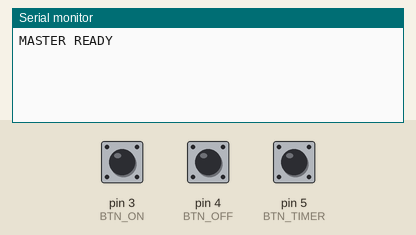
Recording of a sketch running on a simulated Arduino Uno, built with avr-gcc and run on an emulated ATmega328P. On the bench: the last lines printed to the serial monitor. The inputs (shaded band) are chosen by the test bench; at power-on: pin 3 (BTN_ON) HIGH, pin 4 (BTN_OFF) HIGH, pin 5 (BTN_TIMER) HIGH. No radio packets arrive unless stated.

Above: at 1.2 s.
1.3 s: pin 3 (BTN_ON) pulled LOW for 0.15 s
At 2.2 s:
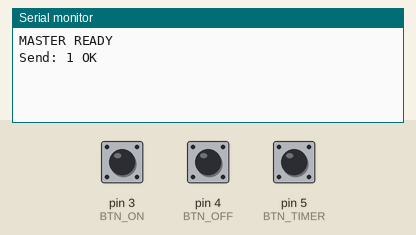
2.9 s: pin 4 (BTN_OFF) pulled LOW for 0.15 s
At 3.4 s:
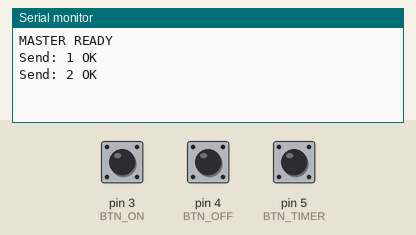
4.5 s: pin 5 (BTN_TIMER) pulled LOW for 0.15 s
At 5.8 s:
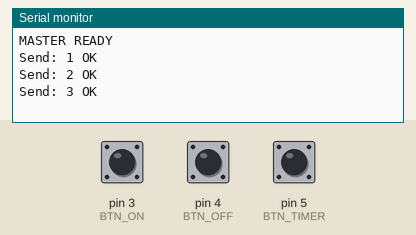

The sketch:

master.ino
```cpp
#include <Arduino.h>
#include <SPI.h>
#include <nRF24L01.h>
#include <RF24.h>

#define BTN_ON    3
#define BTN_OFF   4
#define BTN_TIMER 5

RF24 radio(9, 10);

// ✅ Address
const uint64_t address = 0xE6E6E6E6E6E6;

int32_t sendData = 0;

// ✅ UART BUFFER
char rxBuf[20];
byte index = 0;

void setup() {
  Serial.begin(115200);

  pinMode(BTN_ON, INPUT_PULLUP);
  pinMode(BTN_OFF, INPUT_PULLUP);
  pinMode(BTN_TIMER, INPUT_PULLUP);

  radio.begin();
  radio.setChannel(108);
  radio.setDataRate(RF24_250KBPS);
  radio.setPALevel(RF24_PA_HIGH);
  radio.setRetries(5, 15);

  radio.openWritingPipe(address);
  radio.stopListening();

  Serial.println("MASTER READY");
}

void loop() {

  // ✅ BUTTON CONTROL
  if (digitalRead(BTN_ON) == LOW) {
    sendData = 1;
    sendCommand();
    delay(300);
  }

  if (digitalRead(BTN_OFF) == LOW) {
    sendData = 2;
    sendCommand();
    delay(300);
  }

  if (digitalRead(BTN_TIMER) == LOW) {
    sendData = 3;
    sendCommand();
    delay(300);
  }

  // ✅ UART CONTROL
  readSerialCommand();
}

// ================= UART PARSER =================
void readSerialCommand()
{
  while (Serial.available()) {

    char c = Serial.read();

    // Store char
    if (index < sizeof(rxBuf) - 1) {
      rxBuf[index++] = c;
      rxBuf[index] = '\0';
    }

    // ✅ COMMAND DETECTION
    if (strstr(rxBuf, "|C|6|")) {        // ON
      sendData = 1;
      sendCommand();
      clearBuffer();
    }

    else if (strstr(rxBuf, "|C|5|")) {   // OFF
      sendData = 2;
      sendCommand();
      clearBuffer();
    }

    else if (strstr(rxBuf, "|C|4|")) {   // TIMER (ignore extra like 12)
      sendData = 3;
      sendCommand();
      clearBuffer();
    }

    // ✅ Prevent overflow
    if (index >= sizeof(rxBuf) - 1) {
      clearBuffer();
    }
  }
}

void clearBuffer() {
  index = 0;
  rxBuf[0] = '\0';
}

// ================= SEND =================
void sendCommand() {

  bool ok = radio.write(&sendData, sizeof(sendData));

  Serial.print("Send: ");
  Serial.print(sendData);
  Serial.println(ok ? " OK" : " FAIL");
}
```

Measured:
- after the input at 1.3 s, the serial monitor: prints a new line at once (image 1)
- after the input at 2.9 s, the serial monitor: prints a new line at once (image 2)
- after the input at 4.5 s, the serial monitor: prints a new line at once (image 3)
